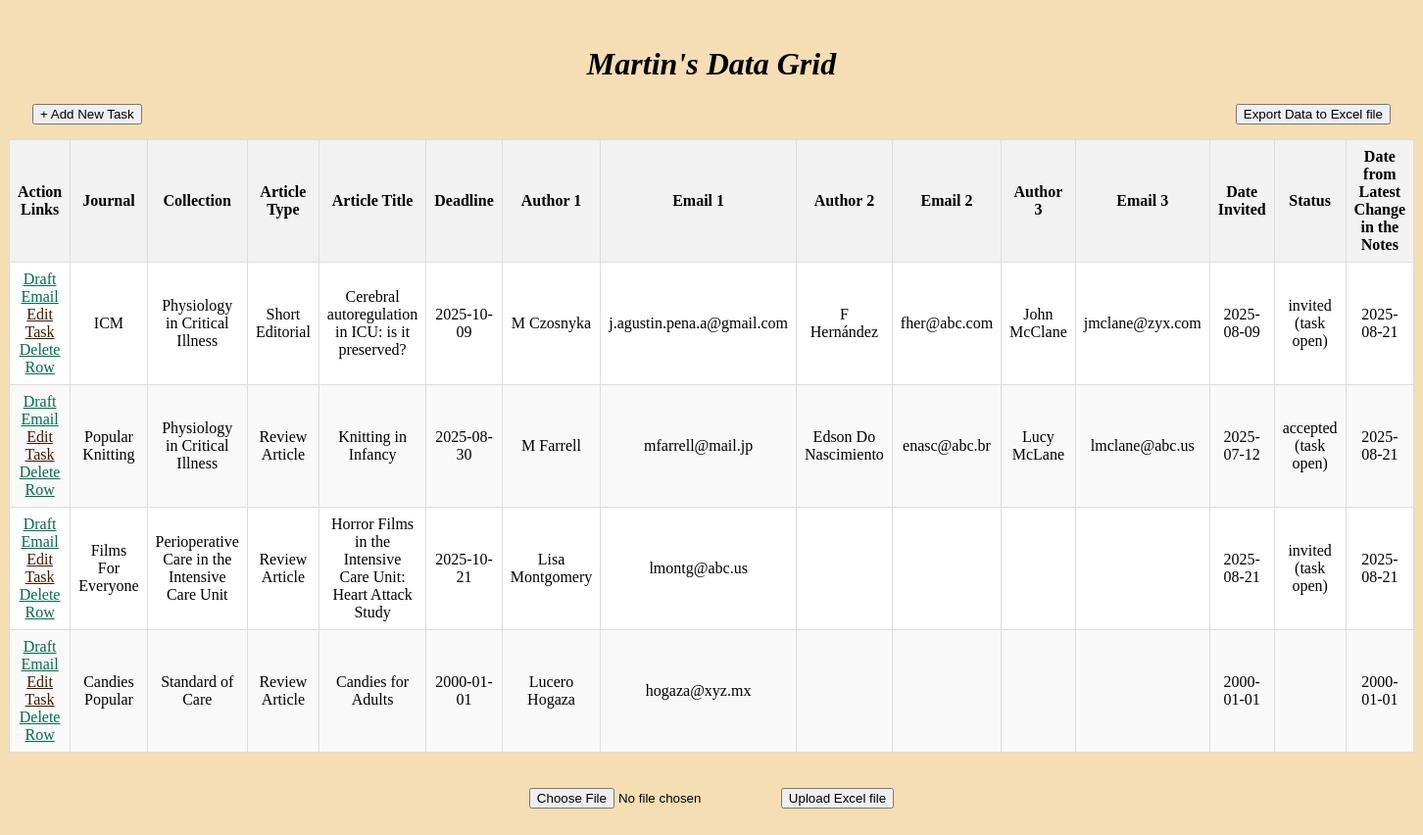
The page / on the database its author committed.
### app.py (models this page shows, shortened)
class Task(db.Model):
    id = db.Column(db.Integer, primary_key=True)
    journal = db.Column(db.String(100), nullable=False)
    collection = db.Column(db.String(50))
    type = db.Column(db.String(50))
    title = db.Column(db.String(120))
    deadline = db.Column(db.Date)
    author1 = db.Column(db.String(30))
    email1 = db.Column(db.String(30))
    author2 = db.Column(db.String(30))
    email2 = db.Column(db.String(30))
    author3 = db.Column(db.String(30))
    email3 = db.Column(db.String(30))
    date_invited = db.Column(db.Date)
    status = db.Column(db.String(30))
    last_change_in_notes = db.Column(db.Date)
    notes = db.Column(db.String(2500))

### app.py (the view)
@app.route('/', methods=['POST', 'GET'])  # type: ignore
def index():
    if request.method == 'POST':
        my_file = request.files.get('file')
        if not my_file or my_file.filename == '':
            return ('No file selected!', 400)
        if my_file.filename.endswith('.xlsx'):  # type: ignore
            import_excel_to_db(my_file)
            return redirect('/')
    else:
        tasks = Task.query.all()
        return render_template('index.html', tasks=tasks)

### templates/index.html (shortened to what this page needs)
{% extends 'base.html' %}
{% block body %}
<div class="content">
    <br>
    <h1><i>Martin's Data Grid</i></h1>
    {% if tasks | length < 1 %}
    <h3>The grid is not populated. Please add a xlsx file.</h3>
    {% else %}
    <a href="{{ url_for('new_task') }}">
        <button class="new-task-button">
            + Add New Task
        </button>
    </a>
    <a href="{{ url_for('export_excel') }}">
        <button class="export-button">Export Data to Excel file</button>
    </a>
    <br><br>
    <table>
        <thead>
            <tr>
                <th>Action Links</th>
                <th>Journal</th>
                <th>Collection</th>
                <th>Article Type</th>
                <th>Article Title</th>
                <th>Deadline</th>
                <th>Author 1</th>
                <th>Email 1</th>
                <th>Author 2</th>
                <th>Email 2</th>
                <th>Author 3</th>
                <th>Email 3</th>
                <th>Date Invited</th>
                <th>Status</th>
                <th>Date from Latest Change in the Notes</th>
            </tr>
        </thead>
        <tbody>
            {% for task in tasks %}
            <tr>
                <td>
                    <a class='one' href="{{ url_for('edit_email', task_id=task.id) }}">Draft Email</a><br>
                    <a class='two' href="{{ url_for('edit_task', task_id=task.id) }}">Edit Task</a><br>
                    <a class='one' href="{{ url_for('confirm_delete', id=task.id) }}">Delete Row</a>
                </td>
                <td>{{task.journal}}</td>
                <td>{{task.collection}}</td>
                <td>{{task.type}}</td>
                <td>{{task.title}}</td>
                <td>{{task.deadline}}</td>
                <td>{{task.author1}}</td>
                <td>{{task.email1}}</td>
                <td>{{task.author2}}</td>
                <td>{{task.email2}}</td>
                <td>{{task.author3}}</td>
                <td>{{task.email3}}</td>
                <td>{{task.date_invited}}</td>
                <td>{{task.status}}</td>
                <td>{{task.last_change_in_notes}}</td>
            </tr>
            {% endfor %}
        </tbody>
    </table>
    {% endif %}
    <br><br>
        <form style="display: inline-block;" method="post" enctype="multipart/form-data">
            <input type="file" name="file" accept=".xlsx" required>
            <button type="submit">Upload Excel file</button>
        </form>
</div>
<br><br><br>
{% endblock %}

### templates/base.html (shortened to what this page needs)
<!DOCTYPE html>
<html lang="en">
<head>
    <link rel="stylesheet" href="{{url_for('static',filename='style.css')}}">
</head>
<body>
    {% block body %} {% endblock %}
</body>
</html>

### static/style.css (style rules this page uses)
body { background-color: wheat; }
.content { align-items: center; text-align: center; }
a.one:link { color: #006d4c; }
a.two:link { color: #411900; }
table { background-color: white; border-collapse: collapse; width: 98%; margin-left: auto; margin-right: auto; }
th, td { border: 1px solid #dddddd; text-align: center; padding: 8px; }
th { background-color: #f2f2f2; font-weight: bold; text-align: center; }
tr:nth-child(even) { background-color: #f9f9f9; }
.export-button { margin-right: 25px; float: right; }
.new-task-button { margin-left: 25px; float: left; }

### rows shown on the page
Task: journal "ICM", collection "Physiology in Critical Illness", type "Short Editorial", title "Cerebral autoregulation in ICU: is it preserved?", deadline "2025-10-09", author1 "M Czosnyka", email1 "j.agustin.pena.a@gmail.com", author2 "F Hernández", email2 "fher@abc.com", author3 "John McClane", email3 "jmclane@zyx.com", date_invited "2025-08-09", status "invited (task open)", last_change_in_notes "2025-08-21"
Task: journal "Popular Knitting", collection "Physiology in Critical Illness", type "Review Article", title "Knitting in Infancy", deadline "2025-08-30", author1 "M Farrell", email1 "mfarrell@mail.jp", author2 "Edson Do Nascimiento", email2 "enasc@abc.br", author3 "Lucy McLane", email3 "lmclane@abc.us", date_invited "2025-07-12", status "accepted (task open)", last_change_in_notes "2025-08-21"
Task: journal "Films For Everyone", collection "Perioperative Care in the Intensive Care Unit", type "Review Article", title "Horror Films in the Intensive Care Unit: Heart Attack Study", deadline "2025-10-21", author1 "Lisa Montgomery", email1 "lmontg@abc.us", date_invited "2025-08-21", status "invited (task open)", last_change_in_notes "2025-08-21"
Task: journal "Candies Popular", collection "Standard of Care", type "Review Article", title "Candies for Adults", deadline "2000-01-01", author1 "Lucero Hogaza", email1 "hogaza@xyz.mx", date_invited "2000-01-01", last_change_in_notes "2000-01-01"
